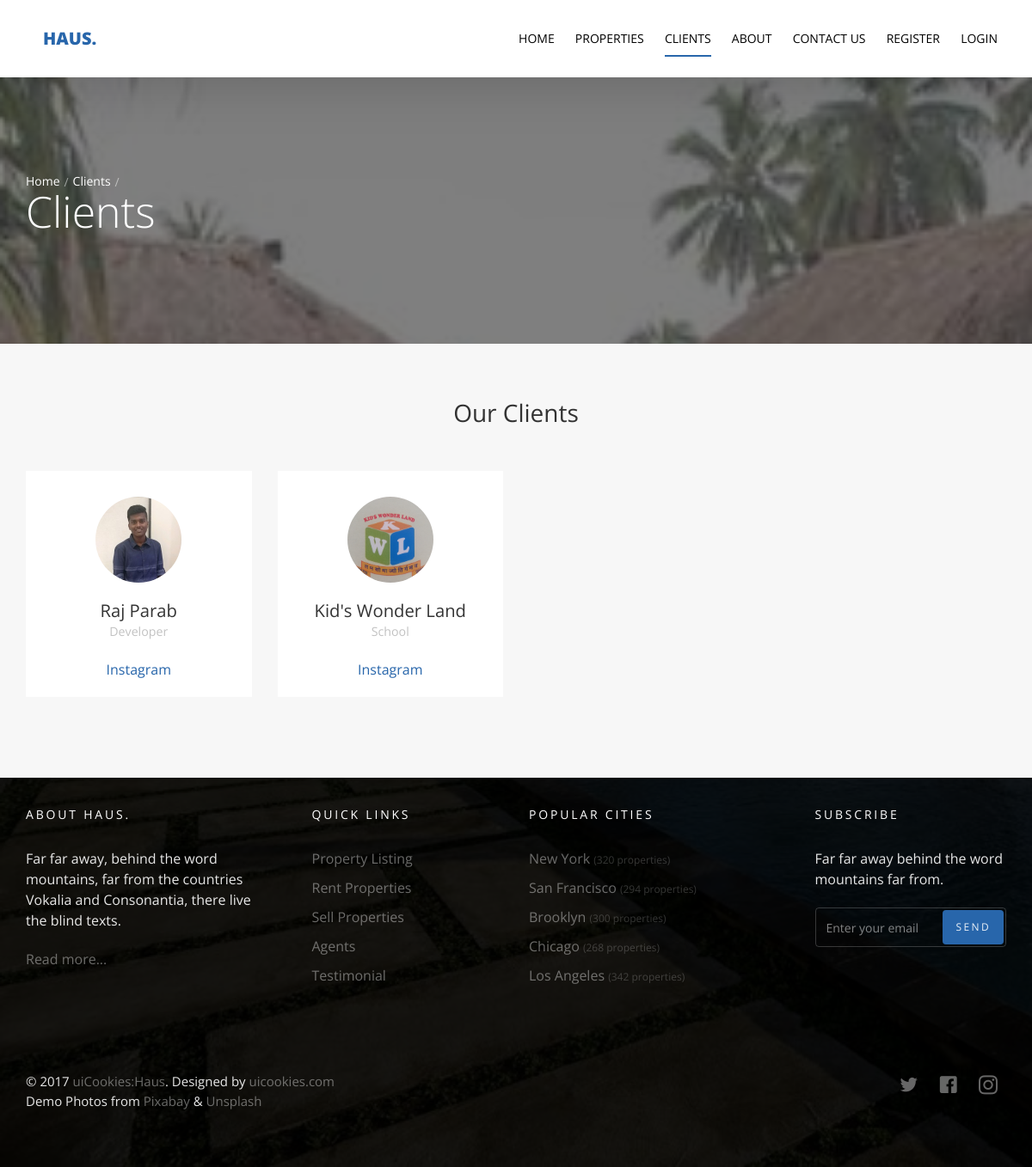
/clients/, run on the app's committed database.
### clients/models.py (models this page shows, shortened)
class Client(models.Model):
	name=models.CharField(max_length=30)
	image=models.ImageField(upload_to='clients/',null=True)
	title=models.CharField(max_length=70)
	insta_handle=models.URLField(max_length=70)

### clients/views.py (the view)
# urls.py: path('', views.client_list, name='client_list'),
def client_list(request):
	clients=Client.objects.all()
	template='clients/list.html'
	context={
				'clients':clients
	}
	return render(request, template, context)

### clients/templates/clients/list.html (shortened to what this page needs)
{% extends 'base.html' %}
{% block body %}
  <section class="probootstrap-slider flexslider2 page-inner">
    <div class="overlay"></div>
    <div class="probootstrap-wrap-banner">
      <div class="container">
        <div class="row">
          <div class="col-md-8">
            <div class="page-title probootstrap-animate">
              <div class="probootstrap-breadcrumbs">
                <a href="#">Home</a><span><a href="{% url 'clients:client_list' %}">Clients</a></span>
              </div>
              <h1>Clients</h1>
            </div>
          </div>
        </div>
      </div>
    </div>
    <ul class="slides">
      <li style="background-image: url(img/slider_1.jpg);"></li>
    </ul>
  </section>
  <section class="probootstrap-section probootstrap-section-lighter">
    <div class="container">
      <div class="row heading">
        <h2 class="mt0 mb50 text-center">Our Clients</h2>
      </div>
      <div class="row">
        {% for client in clients %}
        <div class="col-md-3 col-sm-6">
          <div class="probootstrap-card probootstrap-person text-left">
            <div class="probootstrap-card-media">
              <img src="{{client.image.url}}" class="img-responsive" alt="Free HTML5 Template by uicookies.com">
            </div>
            <div class="probootstrap-card-text">
              <h2 class="probootstrap-card-heading mb0">{{client.name}}</h2>
              <p><small>{{client.title}}</small></p>
              <p><a href="{{client.insta_handle}}">Instagram</a></p>
            </div>
          </div>
        </div>
        {% endfor %}
      </div>
    </div>
  </section>
{% endblock %}

### data on the page
Client: image (picture), name "Raj Parab", title "Developer"
Client: image (picture), name "Kid's Wonder Land", title "School"
